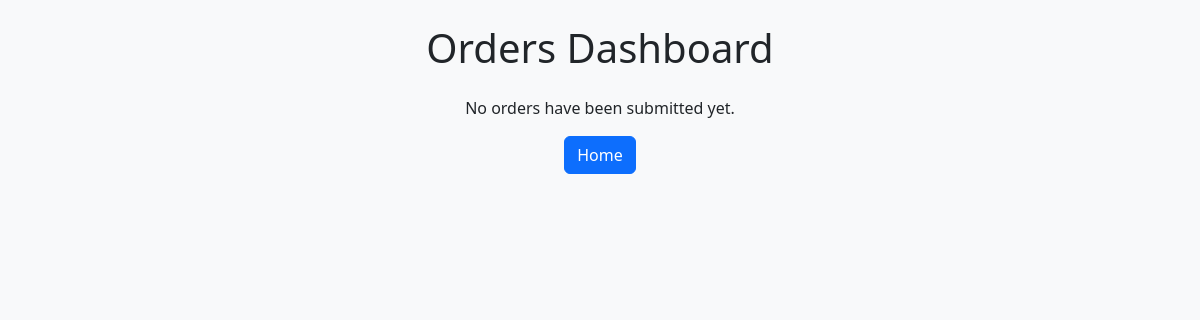
Page /dashboard on the earlier database version.
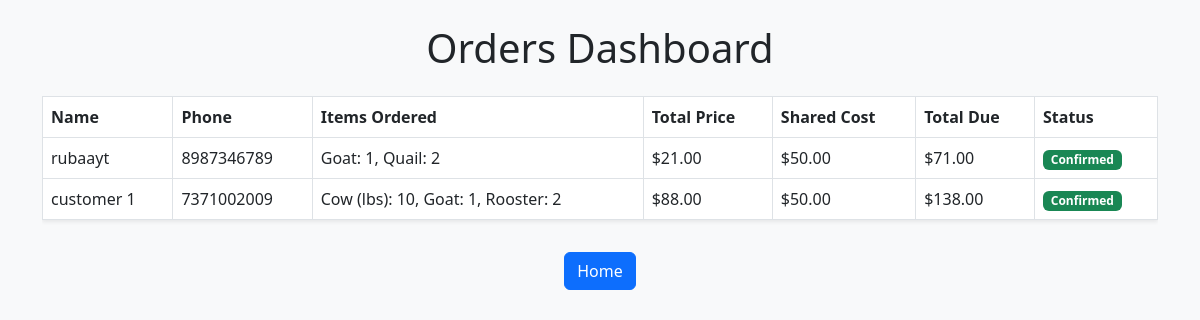
Same page on the later database version.
### app.py (models this page shows)
class Order(db.Model):
    id = db.Column(db.Integer, primary_key=True)
    user_id = db.Column(db.Integer, db.ForeignKey('user.id'), nullable=False)
    items_ordered = db.Column(db.String(500), nullable=False)
    total_price_usd = db.Column(db.Float, nullable=False)
    status = db.Column(db.String(50), default='Pending')
    source = db.Column(db.String(20), default='regular')
    user = db.relationship('User', backref=db.backref('orders', lazy=True))

class User(db.Model):
    id = db.Column(db.Integer, primary_key=True)
    zelle_name = db.Column(db.String(120), nullable=False)
    phone = db.Column(db.String(20), unique=True, nullable=False)

### app.py (the view, shortened to what this page needs)
@app.route('/dashboard', methods=['GET', 'POST'])
def dashboard():
    orders = Order.query.filter_by(source="regular").all()
    shared_cost_cfg = Config.query.filter_by(key='shared_cost').first()
    shared_cost = shared_cost_cfg.value if shared_cost_cfg else 0
    num_orders = len(orders)
    shared_per_order = (shared_cost / num_orders) if num_orders else 0
    return render_template('dashboard.html', orders=orders, shared_per_order=shared_per_order, is_admin=session.get('admin', False))

### templates/dashboard.html (shortened to what this page needs)
<!doctype html>
<html lang="en">
<head>
    <link href="https://cdn.jsdelivr.net/npm/bootstrap@5.3.0/dist/css/bootstrap.min.css" rel="stylesheet">
</head>
<body class="bg-light">
    <div class="container py-4">
        <h1 class="text-center mb-4">Orders Dashboard</h1>
        {% if orders %}
        <div class="table-responsive">
            <table class="table table-bordered bg-white shadow-sm">
                <thead>
                    <tr>
                        <th>Name</th>
                        <th>Phone</th>
                        <th>Items Ordered</th>
                        <th>Total Price</th>
                        <th>Shared Cost</th>
                        <th>Total Due</th>
                        <th>Status</th>
                    </tr>
                </thead>
                <tbody>
                    {% for order in orders %}
                    <tr>
                        <td>{{ order.user.zelle_name }}</td>
                        <td>{{ order.user.phone }}</td>
                        <td>{{ order.items_ordered }}</td>
                        <td>${{ "%.2f"|format(order.total_price_usd) }}</td>
                        <td>
                          {% if shared_per_order is defined %}
                            ${{ "%.2f"|format(shared_per_order) }}
                          {% else %}
                            —
                          {% endif %}
                        </td>
                        <td>
                          {% if shared_per_order is defined %}
                            ${{ "%.2f"|format(order.total_price_usd + shared_per_order) }}
                          {% else %}
                            ${{ "%.2f"|format(order.total_price_usd) }}
                          {% endif %}
                        </td>
                        <td>
                            {% if order.status == 'Confirmed' %}
                            <span class="badge bg-success">Confirmed</span>
                            {% else %}
                            <span class="badge bg-danger">Pending</span>
                            {% endif %}
                        </td>
                    </tr>
                    {% endfor %}
                </tbody>
            </table>
        </div>
        {% else %}
        <p class="text-center">No orders have been submitted yet.</p>
        {% endif %}
        <div class="text-center mt-3">
            <a href="/" class="btn btn-primary">Home</a>
        </div>
    </div>
</body>
</html>

Differences in the rows shown:
added Order: user.zelle_name "rubaayt", user.phone "8987346789", items_ordered "Goat: 1, Quail: 2", total_price_usd "21.00", shared_per_order "50.00", order.total_price_usd+shared_per_order "71.00", status "Confirmed"
added Order: user.zelle_name "customer 1", user.phone "7371002009", items_ordered "Cow (lbs): 10, Goat: 1, Rooster: 2", total_price_usd "88.00", shared_per_order "50.00", order.total_price_usd+shared_per_order "138.00", status "Confirmed"
Other differences:
text no longer shown: "No orders have been submitted yet."
text now shown: "Name Phone Items Ordered Total Price Shared Cost Total Due Status"
